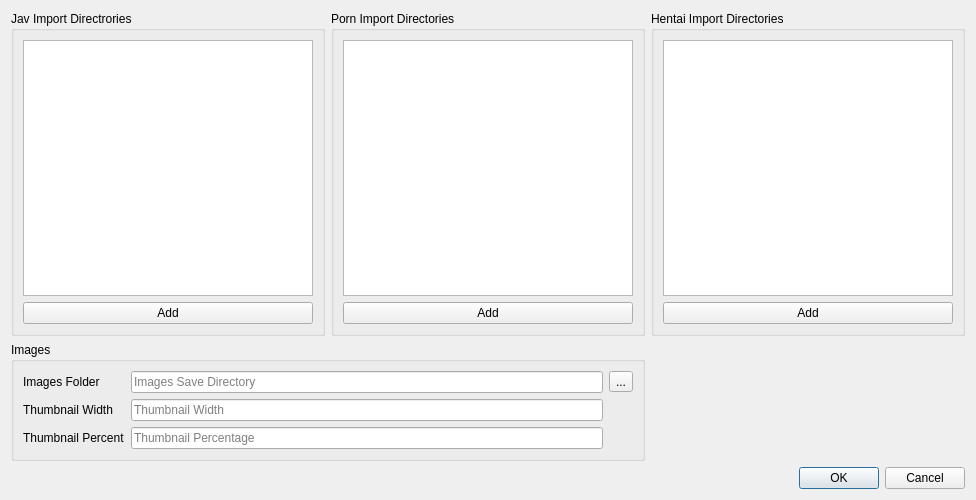
<?xml version="1.0" encoding="UTF-8"?>
<ui version="4.0">
 <class>SettingsDialog</class>
 <widget class="QDialog" name="SettingsDialog">
  <property name="geometry">
   <rect>
    <x>0</x>
    <y>0</y>
    <width>976</width>
    <height>500</height>
   </rect>
  </property>
  <property name="windowTitle">
   <string>Dialog</string>
  </property>
  <layout class="QGridLayout" name="gridLayout">
   <item row="0" column="0">
    <widget class="QGroupBox" name="groupBox">
     <property name="title">
      <string>Jav Import Directrories</string>
     </property>
     <layout class="QVBoxLayout" name="verticalLayout">
      <item>
       <widget class="QListView" name="listJavImport">
        <property name="toolTip">
         <string>Double Click to Remove</string>
        </property>
       </widget>
      </item>
      <item>
       <widget class="QPushButton" name="btnJavAdd">
        <property name="text">
         <string>Add</string>
        </property>
       </widget>
      </item>
     </layout>
    </widget>
   </item>
   <item row="0" column="1">
    <widget class="QGroupBox" name="groupBox_2">
     <property name="title">
      <string>Porn Import Directories</string>
     </property>
     <layout class="QVBoxLayout" name="verticalLayout_2">
      <item>
       <widget class="QListView" name="listPornImport">
        <property name="toolTip">
         <string>Double Click to Remove</string>
        </property>
       </widget>
      </item>
      <item>
       <widget class="QPushButton" name="btnPornAdd">
        <property name="text">
         <string>Add</string>
        </property>
       </widget>
      </item>
     </layout>
    </widget>
   </item>
   <item row="0" column="2">
    <widget class="QGroupBox" name="groupBox_4">
     <property name="title">
      <string>Hentai Import Directories</string>
     </property>
     <layout class="QVBoxLayout" name="verticalLayout_4">
      <item>
       <widget class="QListView" name="listHentaiImport">
        <property name="toolTip">
         <string>Double Click to Remove</string>
        </property>
       </widget>
      </item>
      <item>
       <widget class="QPushButton" name="btnHentaiAdd">
        <property name="text">
         <string>Add</string>
        </property>
       </widget>
      </item>
     </layout>
    </widget>
   </item>
   <item row="2" column="2">
    <widget class="QDialogButtonBox" name="buttonBox">
     <property name="orientation">
      <enum>Qt::Horizontal</enum>
     </property>
     <property name="standardButtons">
      <set>QDialogButtonBox::Cancel|QDialogButtonBox::Ok</set>
     </property>
    </widget>
   </item>
   <item row="1" column="0" colspan="2">
    <widget class="QGroupBox" name="groupBox_3">
     <property name="title">
      <string>Images</string>
     </property>
     <layout class="QGridLayout" name="gridLayout_2">
      <item row="0" column="2">
       <widget class="QToolButton" name="btnImageSave">
        <property name="text">
         <string>...</string>
        </property>
       </widget>
      </item>
      <item row="0" column="1">
       <widget class="QLineEdit" name="imageDir">
        <property name="placeholderText">
         <string>Images Save Directory</string>
        </property>
       </widget>
      </item>
      <item row="2" column="1">
       <widget class="QLineEdit" name="thumbWidth">
        <property name="placeholderText">
         <string>Thumbnail Width</string>
        </property>
       </widget>
      </item>
      <item row="3" column="1">
       <widget class="QLineEdit" name="thumbPercentage">
        <property name="toolTip">
         <string>Thumbnail will be generated at this video duration percentage</string>
        </property>
        <property name="whatsThis">
         <string/>
        </property>
        <property name="placeholderText">
         <string>Thumbnail Percentage</string>
        </property>
       </widget>
      </item>
      <item row="0" column="0">
       <widget class="QLabel" name="label">
        <property name="text">
         <string>Images Folder</string>
        </property>
       </widget>
      </item>
      <item row="2" column="0">
       <widget class="QLabel" name="label_2">
        <property name="text">
         <string>Thumbnail Width</string>
        </property>
       </widget>
      </item>
      <item row="3" column="0">
       <widget class="QLabel" name="label_3">
        <property name="text">
         <string>Thumbnail Percent</string>
        </property>
       </widget>
      </item>
     </layout>
    </widget>
   </item>
  </layout>
  <zorder>buttonBox</zorder>
  <zorder>groupBox</zorder>
  <zorder>groupBox_2</zorder>
  <zorder>groupBox_3</zorder>
  <zorder>groupBox_4</zorder>
 </widget>
 <resources/>
 <connections>
  <connection>
   <sender>buttonBox</sender>
   <signal>accepted()</signal>
   <receiver>SettingsDialog</receiver>
   <slot>accept()</slot>
   <hints>
    <hint type="sourcelabel">
     <x>248</x>
     <y>254</y>
    </hint>
    <hint type="destinationlabel">
     <x>157</x>
     <y>274</y>
    </hint>
   </hints>
  </connection>
  <connection>
   <sender>buttonBox</sender>
   <signal>rejected()</signal>
   <receiver>SettingsDialog</receiver>
   <slot>reject()</slot>
   <hints>
    <hint type="sourcelabel">
     <x>316</x>
     <y>260</y>
    </hint>
    <hint type="destinationlabel">
     <x>286</x>
     <y>274</y>
    </hint>
   </hints>
  </connection>
 </connections>
</ui>
